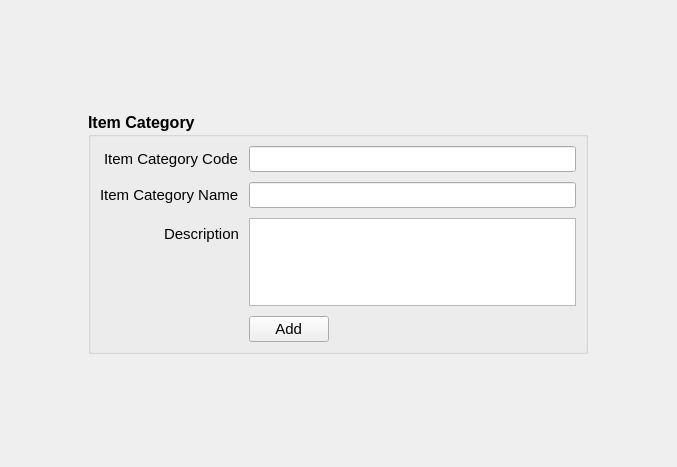
<?xml version="1.0" encoding="UTF-8"?>
<ui version="4.0">
 <class>AddItemCategoryWidget</class>
 <widget class="QWidget" name="AddItemCategoryWidget">
  <property name="geometry">
   <rect>
    <x>0</x>
    <y>0</y>
    <width>677</width>
    <height>467</height>
   </rect>
  </property>
  <property name="windowTitle">
   <string>Form</string>
  </property>
  <layout class="QGridLayout" name="gridLayout">
   <item row="0" column="0">
    <widget class="QGroupBox" name="groupBox">
     <property name="sizePolicy">
      <sizepolicy hsizetype="Fixed" vsizetype="Fixed">
       <horstretch>0</horstretch>
       <verstretch>0</verstretch>
      </sizepolicy>
     </property>
     <property name="minimumSize">
      <size>
       <width>500</width>
       <height>0</height>
      </size>
     </property>
     <property name="font">
      <font>
       <pointsize>12</pointsize>
       <weight>75</weight>
       <bold>true</bold>
      </font>
     </property>
     <property name="title">
      <string>Item Category</string>
     </property>
     <layout class="QFormLayout" name="formLayout">
      <property name="labelAlignment">
       <set>Qt::AlignRight|Qt::AlignTrailing|Qt::AlignVCenter</set>
      </property>
      <property name="horizontalSpacing">
       <number>10</number>
      </property>
      <property name="verticalSpacing">
       <number>10</number>
      </property>
      <item row="0" column="0">
       <widget class="QLabel" name="label">
        <property name="font">
         <font>
          <pointsize>11</pointsize>
          <weight>50</weight>
          <bold>false</bold>
         </font>
        </property>
        <property name="text">
         <string>Item Category Code</string>
        </property>
       </widget>
      </item>
      <item row="0" column="1">
       <widget class="QLineEdit" name="itemCategoryCode">
        <property name="font">
         <font>
          <pointsize>11</pointsize>
          <weight>50</weight>
          <bold>false</bold>
         </font>
        </property>
       </widget>
      </item>
      <item row="1" column="0">
       <widget class="QLabel" name="label_2">
        <property name="font">
         <font>
          <pointsize>11</pointsize>
          <weight>50</weight>
          <bold>false</bold>
         </font>
        </property>
        <property name="text">
         <string>Item Category Name</string>
        </property>
       </widget>
      </item>
      <item row="1" column="1">
       <widget class="QLineEdit" name="itemCategoryName">
        <property name="font">
         <font>
          <pointsize>11</pointsize>
          <weight>50</weight>
          <bold>false</bold>
         </font>
        </property>
       </widget>
      </item>
      <item row="2" column="0">
       <widget class="QLabel" name="label_3">
        <property name="font">
         <font>
          <pointsize>11</pointsize>
          <weight>50</weight>
          <bold>false</bold>
         </font>
        </property>
        <property name="text">
         <string>Description</string>
        </property>
       </widget>
      </item>
      <item row="2" column="1">
       <widget class="QTextEdit" name="description">
        <property name="font">
         <font>
          <pointsize>11</pointsize>
          <weight>50</weight>
          <bold>false</bold>
         </font>
        </property>
        <property name="sizeAdjustPolicy">
         <enum>QAbstractScrollArea::AdjustToContents</enum>
        </property>
       </widget>
      </item>
      <item row="3" column="0">
       <spacer name="horizontalSpacer">
        <property name="orientation">
         <enum>Qt::Horizontal</enum>
        </property>
        <property name="sizeHint" stdset="0">
         <size>
          <width>40</width>
          <height>25</height>
         </size>
        </property>
       </spacer>
      </item>
      <item row="3" column="1">
       <layout class="QHBoxLayout" name="horizontalLayout">
        <item>
         <widget class="QPushButton" name="addItemCategoryButton">
          <property name="font">
           <font>
            <pointsize>11</pointsize>
            <weight>50</weight>
            <bold>false</bold>
           </font>
          </property>
          <property name="text">
           <string> Add </string>
          </property>
         </widget>
        </item>
        <item>
         <spacer name="horizontalSpacer_2">
          <property name="orientation">
           <enum>Qt::Horizontal</enum>
          </property>
          <property name="sizeHint" stdset="0">
           <size>
            <width>40</width>
            <height>20</height>
           </size>
          </property>
         </spacer>
        </item>
       </layout>
      </item>
     </layout>
    </widget>
   </item>
  </layout>
 </widget>
 <resources/>
 <connections/>
</ui>
